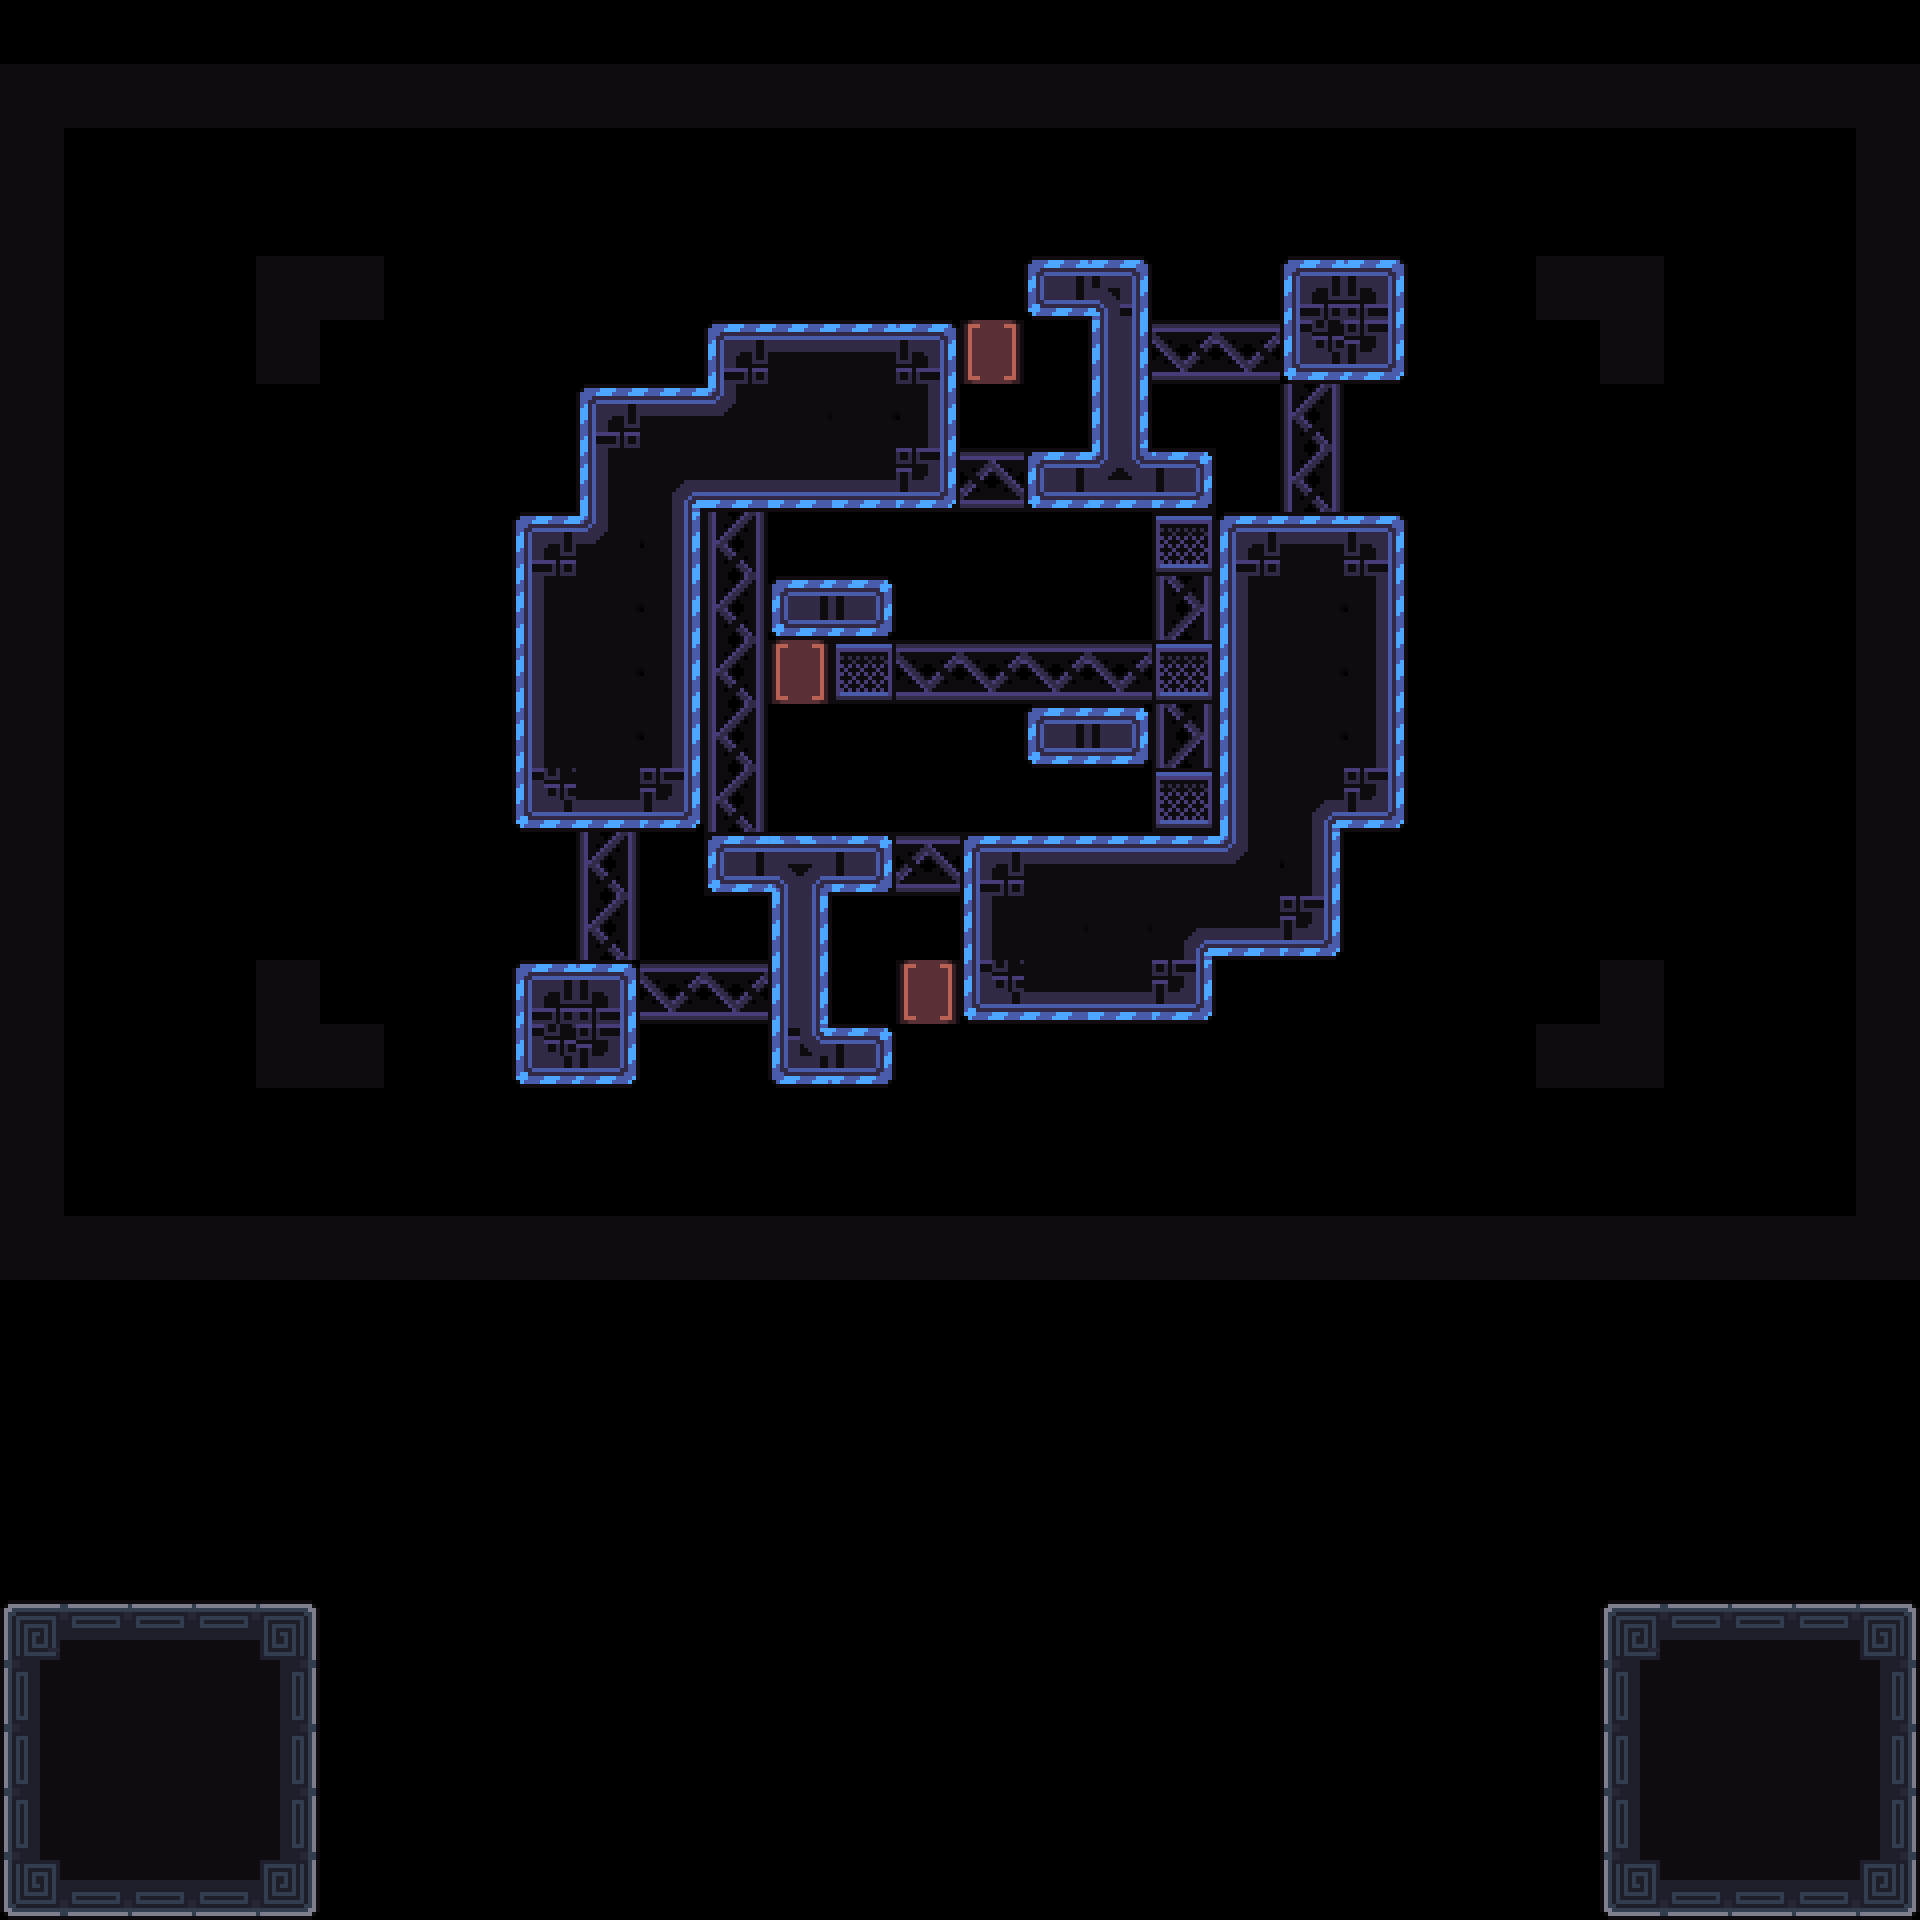

A level layout from a 2D game, rendered from its tile map. Below: a short description, then the map file with tile-grid data replaced by summaries:
An orthogonal 30x30 tile map with 64x64 px tiles, 4 tile layers (Decoration, Main, Exit, Border) and 13 objects (4x 1, 3x Battery, 2x Spike, Camera1, Camera2, ...).

<map version="1.10" tiledversion="1.11.2" orientation="orthogonal" renderorder="right-down" width="30" height="30" tilewidth="64" tileheight="64" infinite="0" nextlayerid="8" nextobjectid="126">
 <tileset firstgid="1" source="../tilesets/tileset_d.tsx" />
 <objectgroup id="4" name="Triggers" visible="0">
  <object id="23" name="Camera1" x="960" y="672">
   <point />
  </object>
  <object id="24" name="Camera2" x="704" y="480">
   <point />
  </object>
  <object id="28" name="Win" x="0" y="64" width="1920" height="1216" />
  <object id="29" name="Unactive" x="0" y="1600" width="320" height="320" />
  <object id="122" name="Data" type="1" x="0" y="0" width="63.6932" height="63.6932">
   <properties>
    <property name="bg" value="blue" />
    <property name="level_number" type="int" value="35" />
    <property name="level_unlock" value="36, 39" />
   </properties>
  </object>
 </objectgroup>
 <layer id="3" name="Decoration" width="30" height="30">
  <data>[900 cells, 37 non-empty, 3 distinct tile ids]</data>
 </layer>
 <layer id="7" name="Main" width="30" height="30">
  <data>[900 cells, 83 non-empty, 20 distinct tile ids]</data>
 </layer>
 <layer id="6" name="Exit" width="30" height="30">
  <data>[900 cells, 55 non-empty, 14 distinct tile ids]</data>
 </layer>
 <objectgroup id="2" name="Entities">
  <object id="106" name="Player0" type="1" x="1152" y="768" width="63.6932" height="63.6932" />
  <object id="107" name="Player1" type="1" x="704" y="512" width="63.6932" height="63.6932" />
  <object id="108" name="Box" type="1" x="896" y="640" width="63.6932" height="63.6932" />
  <object id="109" name="Battery" x="960" y="320" width="63.5" height="63.5" />
  <object id="115" name="Battery" x="768" y="640" width="63.5" height="63.5" />
  <object id="123" name="Battery" x="896" y="960" width="63.5" height="63.5" />
  <object id="113" name="Spike" x="960" y="256" width="63.5" height="63.5" />
  <object id="124" name="Spike" x="896" y="1024" width="63.5" height="63.5" />
 </objectgroup>
 <layer id="1" name="Border" width="30" height="30">
  <data>[900 cells, 106 non-empty, 1 distinct tile ids]</data>
 </layer>
</map>
